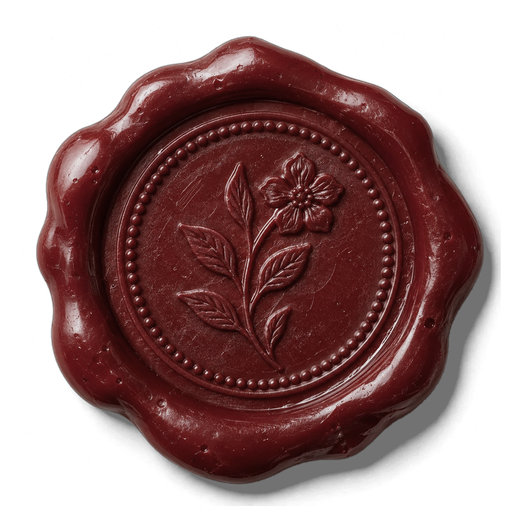
#> input picture dotfiles/.config/quickshell/assets/seal/seal.png, 520 x 520 px, given in place of seal.webp, which was not available
$ python import_seal.py art/seal/seal.webp
#> lines starting #> are read from the running program, lines starting #| are printed output that depends on the picture; after the words box and inside, x2 and y2 are one past the last pixel; in counts of white or black regions, pixels touching at a corner belong together
#!/usr/bin/env python3
"""The lock screen's wax seal, from a photograph-like picture of one.

    python3 tools/import_seal.py art/seal/seal.webp

The picture: one wax seal seen from above on plain white (the prompt in
art/seal/README.md). The wax is told from the paper by its colour (red, not
grey), the highlights inside it kept (whatever the paper does not reach
from the picture's edge is wax), its shadow kept as a soft translucent
shadow, its red quietened to an old madder, and the seal centred and made
520 px across. Writes
home/.config/quickshell/assets/seal/seal.png; the lock screen
(modules/lock/WaxSeal.qml) presses it, cracks it and lets the halves fall.
"""
import pathlib
import sys

import numpy as np
from PIL import Image, ImageDraw, ImageEnhance, ImageFilter

ROOT = pathlib.Path(__file__).resolve().parent.parent
DST = ROOT / "home" / ".config" / "quickshell" / "assets" / "seal" / "seal.png"
SIZE = 520           # the picture, square; the seal itself fills about 86 % of it
SATURATION = 0.55    # an old madder wax, not a bright red, beside the paper
BRIGHTNESS = 0.92


def main():
    if len(sys.argv) < 2:
        sys.exit(__doc__)
    im = Image.open(sys.argv[1]).convert("RGB")
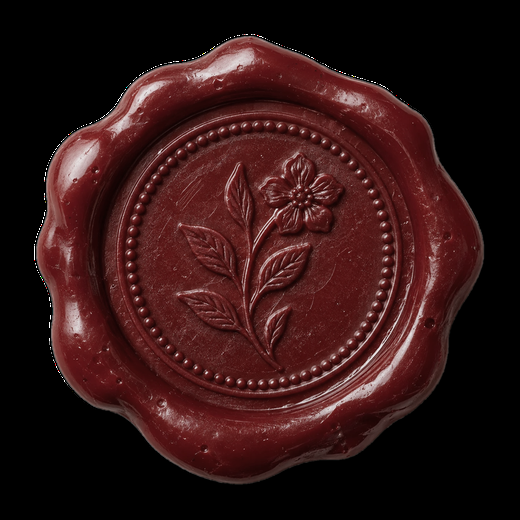
#> im: PIL image 520x520 RGB; mean R, G, B 49.1, 21, 20.7
    a = np.asarray(im).astype(np.float32)          # (told apart by its colour as it comes)
    r, g, b = a[..., 0], a[..., 1], a[..., 2]
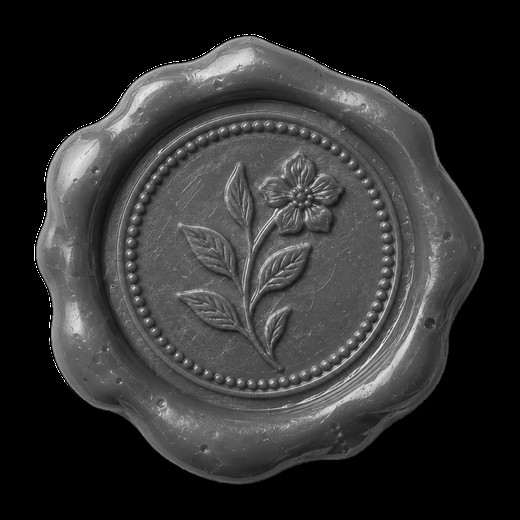
#> r: shape (520, 520) float32; min 0, max 255, mean 49.1
    red = r - np.maximum(g, b)                       # the wax is red; paper and its shadow are grey
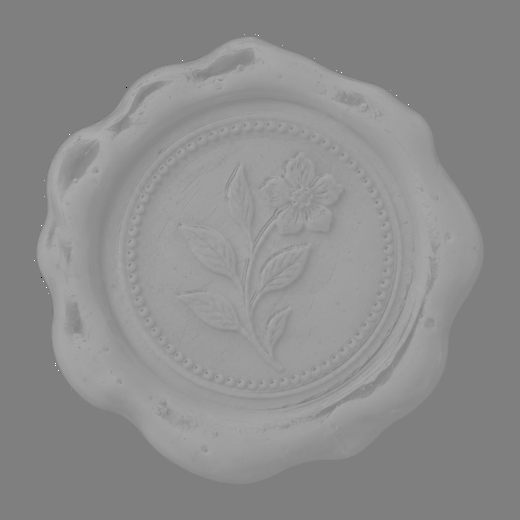
#> red: shape (520, 520) float32; min -255, max 255, mean 27.8; drawn with min black and max white

    # the wax: red enough, its holes (white highlights) filled: the paper is
    # whatever is reached from the picture's edge without crossing wax
    wax = Image.fromarray(((red > 28) * 255).astype(np.uint8)).filter(ImageFilter.MaxFilter(5))
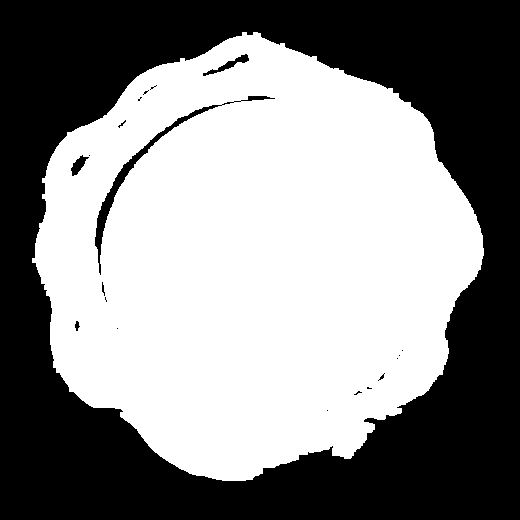
#> wax: PIL image 520x520 L; 53.4% white; 20 black regions (14 under 20 px), largest, box (x1, y1, x2, y2) and area: (0, 0, 520, 520) 123960, (95, 96, 275, 275) 1415, (203, 54, 249, 76) 231, (71, 155, 89, 176) 169, (75, 321, 80, 331) 31, (102, 282, 105, 296) 22
    paper = wax.copy()
    w, h = paper.size
#> w = 520; h = 520
    for seed in [(0, 0), (w - 1, 0), (0, h - 1), (w - 1, h - 1)]:
        if paper.getpixel(seed) == 0:
            ImageDraw.floodfill(paper, seed, 128)
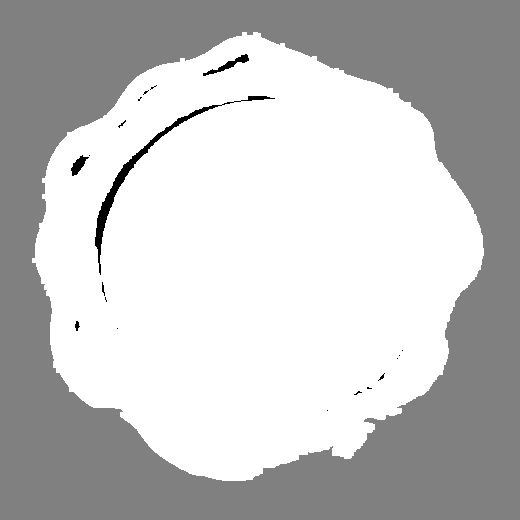
#> paper: PIL image 520x520 L; min 0, max 255, mean 194.9
    inside = np.asarray(paper) != 128
#> inside: shape (520, 520) bool; 54.2% white; 1 black region, box (x1, y1, x2, y2) and area: (0, 0, 520, 520) 123960
    mask = Image.fromarray((inside * 255).astype(np.uint8)).filter(ImageFilter.MinFilter(5))
#> mask: PIL image 520x520 L; 52.7% white; 1 black region, box (x1, y1, x2, y2) and area: (0, 0, 520, 520) 127808
    mask = mask.filter(ImageFilter.GaussianBlur(1.2))       # a soft, not stepped, edge
    m = np.asarray(mask).astype(np.float32) / 255

    # its shadow on the paper: how much darker than the paper it is
    lum = 0.299 * r + 0.587 * g + 0.114 * b
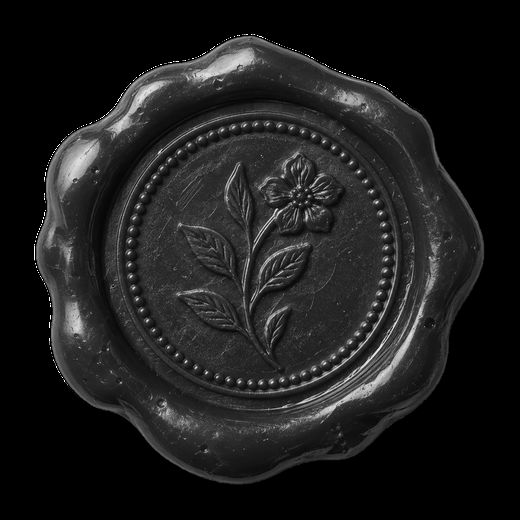
#> lum: shape (520, 520) float32; min 0, max 255, mean 29.4
    ref = np.percentile(lum[~inside], 90)
#> ref = 0
    shadow = np.clip((ref - lum) / ref * 2.2, 0, 0.55) * (1 - m)
#> shadow: shape (520, 520) float32; 45.14% of the values are NaN or infinite; the others: min 0, max 0, mean 0

    rgba = np.zeros((h, w, 4), np.float32)
    toned = ImageEnhance.Brightness(ImageEnhance.Color(im).enhance(SATURATION)).enhance(BRIGHTNESS)
    rgba[..., :3] = np.asarray(toned).astype(np.float32) * m[..., None]   # the wax; black under the shadow
    rgba[..., 3] = np.clip(m + shadow, 0, 1) * 255
#> rgba: shape (520, 520, 4) float32; 11.29% of the values are NaN or infinite; the others: min 0, max 255, mean 59.71
    out = Image.fromarray(rgba.astype(np.uint8), "RGBA")

    # centred on the wax (the shadow may run off to one side), with room round it
    ys, xs = np.nonzero(m > 0.5)
    cx, cy = (xs.min() + xs.max()) / 2, (ys.min() + ys.max()) / 2
#> cx = 259; cy = 256.5
    half = max(xs.max() - xs.min(), ys.max() - ys.min()) / 2 / 0.86
#> half = 258.1
    box = tuple(round(v) for v in (cx - half, cy - half, cx + half, cy + half))
#> box = (1, -2, 517, 515)
    out = out.crop(box).resize((SIZE, SIZE), Image.Resampling.LANCZOS)
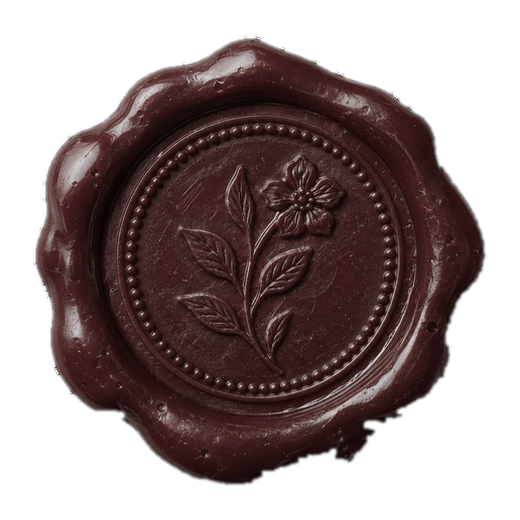
#> out: PIL image 520x520 RGBA; mean R, G, B, A 35.7, 21.5, 21.4, 136.2; transparent parts drawn white
    DST.parent.mkdir(parents=True, exist_ok=True)
    out.save(DST, optimize=True)
    print("seal:", DST.relative_to(ROOT), out.size)
#| seal: home/.config/quickshell/assets/seal/seal.png (520, 520)


if __name__ == "__main__":
    main()

$ run again, with art/seal/seal.webp saved as dotfiles/.config/quickshell/assets/seal/seal.png
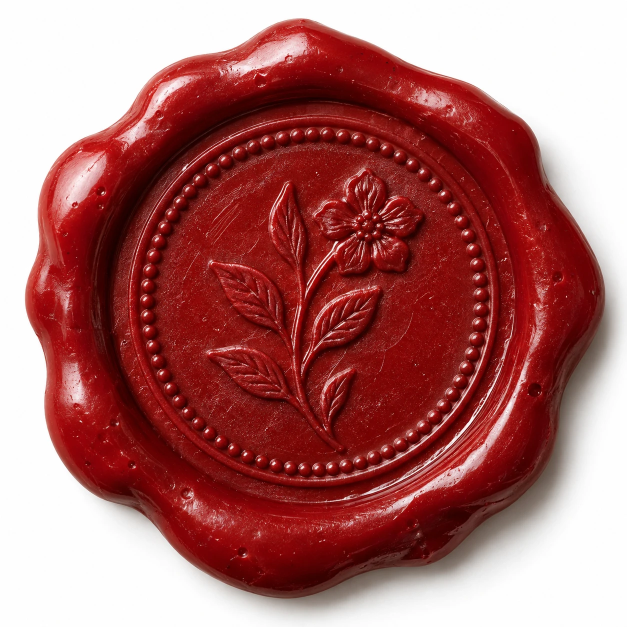
#> input picture art/seal/seal.webp, 1254 x 1254 px, given in place of seal.webp, which was not available (shown at 1/2 size)
#> in main, im is the input picture: PIL image 1254x1254 RGB; mean R, G, B 172.7, 108.1, 107.1
#> in main, `wax = Image.fromarray(((red > 28) * 255).astype(np.uint8)).filter(Imag..`:
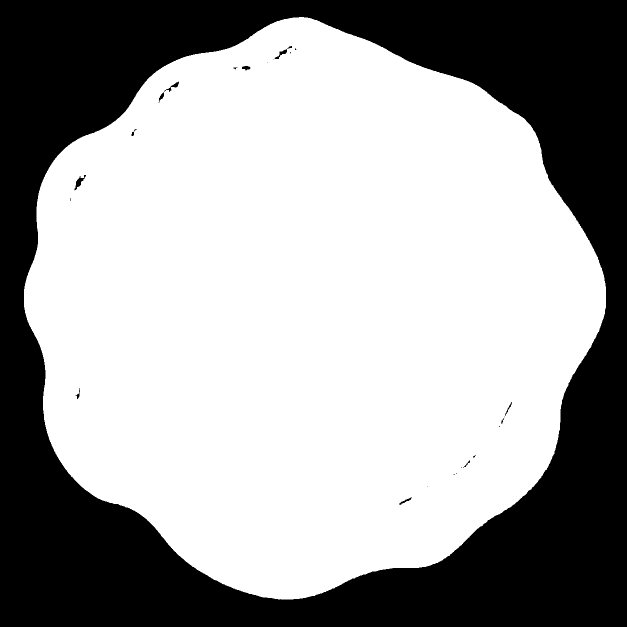
#> wax: PIL image 1254x1254 L (shown at 1/2 size); 63.2% white; 25 black regions (13 under 20 px), largest, box (x1, y1, x2, y2) and area: (0, 0, 1254, 1254) 577912, (317, 163, 358, 205) 235, (149, 350, 172, 381) 231
#> inside: shape (1254, 1254) bool; 63.2% white; 1 black region, box (x1, y1, x2, y2) and area: (0, 0, 1254, 1254) 577912
#> ref = 254
#> in main, `rgba[..., 3] = np.clip(m + shadow, 0, 1) * 255`:
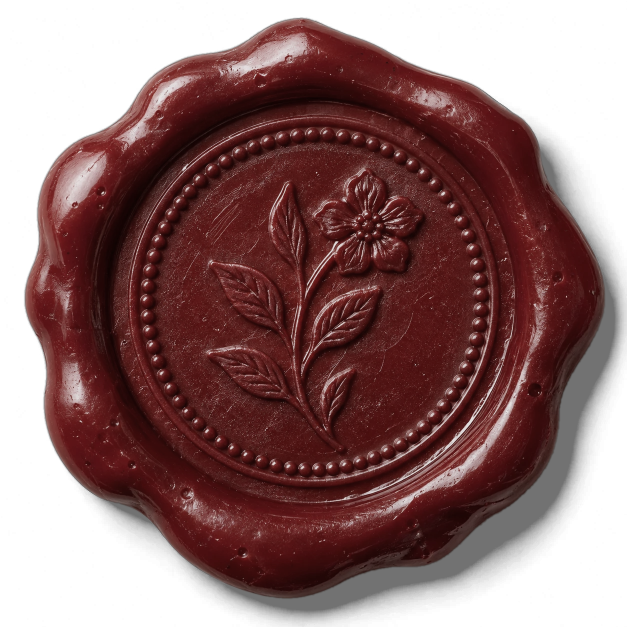
#> rgba: shape (1254, 1254, 4) float32 (shown at 1/2 size); mean R, G, B, A 56.5, 24, 23.7, 167.4; transparent parts drawn white
#> cx = 629.5; cy = 616
#> half = 674.4
#> box = (-45, -58, 1304, 1290)
#| seal: home/.config/quickshell/assets/seal/seal.png (520, 520)
